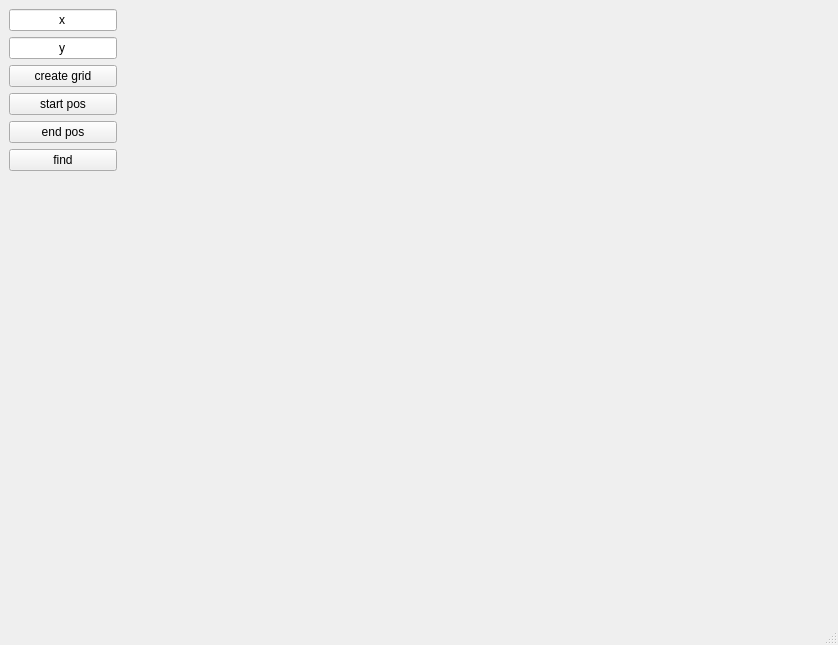
<?xml version="1.0" encoding="UTF-8"?>
<ui version="4.0">
 <class>MainWindow</class>
 <widget class="QMainWindow" name="MainWindow">
  <property name="geometry">
   <rect>
    <x>0</x>
    <y>0</y>
    <width>838</width>
    <height>645</height>
   </rect>
  </property>
  <property name="windowTitle">
   <string>MainWindow</string>
  </property>
  <widget class="QWidget" name="centralwidget">
   <property name="enabled">
    <bool>true</bool>
   </property>
   <layout class="QFormLayout" name="formLayout">
    <item row="0" column="0">
     <layout class="QHBoxLayout" name="horizontalLayout">
      <item>
       <layout class="QGridLayout" name="gridLayout"/>
      </item>
      <item>
       <layout class="QVBoxLayout" name="verticalLayout">
        <item>
         <widget class="QLineEdit" name="rowInput">
          <property name="text">
           <string>x</string>
          </property>
          <property name="alignment">
           <set>Qt::AlignmentFlag::AlignCenter</set>
          </property>
         </widget>
        </item>
        <item>
         <widget class="QLineEdit" name="colInput">
          <property name="enabled">
           <bool>true</bool>
          </property>
          <property name="text">
           <string>y</string>
          </property>
          <property name="alignment">
           <set>Qt::AlignmentFlag::AlignCenter</set>
          </property>
         </widget>
        </item>
        <item>
         <widget class="QPushButton" name="createGridBtn">
          <property name="text">
           <string>create grid</string>
          </property>
         </widget>
        </item>
        <item>
         <widget class="QPushButton" name="startBtn">
          <property name="text">
           <string>start pos</string>
          </property>
         </widget>
        </item>
        <item>
         <widget class="QPushButton" name="endBtn">
          <property name="text">
           <string>end pos</string>
          </property>
         </widget>
        </item>
        <item>
         <widget class="QPushButton" name="findBtn">
          <property name="text">
           <string>find</string>
          </property>
         </widget>
        </item>
       </layout>
      </item>
     </layout>
    </item>
   </layout>
  </widget>
  <widget class="QMenuBar" name="menubar">
   <property name="geometry">
    <rect>
     <x>0</x>
     <y>0</y>
     <width>838</width>
     <height>23</height>
    </rect>
   </property>
  </widget>
  <widget class="QStatusBar" name="statusbar"/>
 </widget>
 <resources/>
 <connections/>
</ui>
